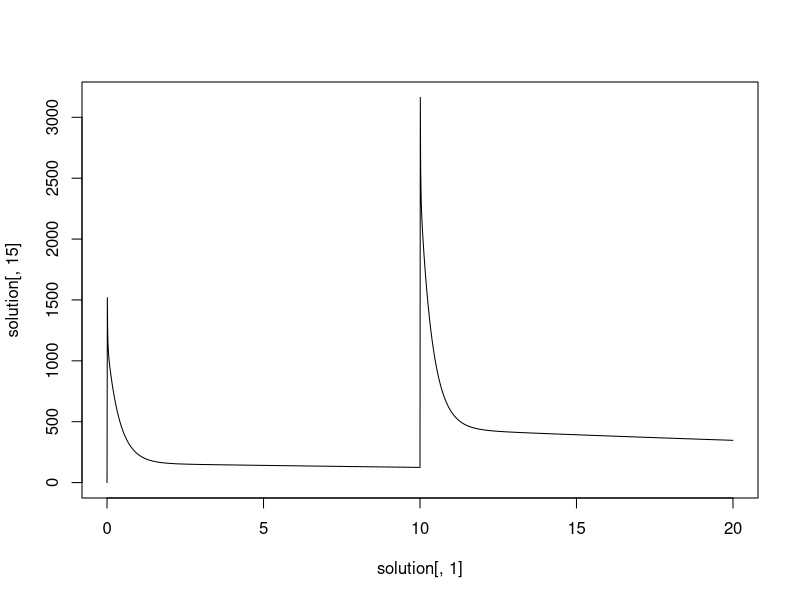

Reproduce this figure in R.
library(deSolve)  

##############
# User input #
##############

weight <- 70 #in kg
gender <- 0 #0 for male | 1 for female
dose <- c(10,20)  # in mg
times <- c(0,10) #infusion time in hours
compartment <-  "Ven"

user_input <-list("weight"=weight ,"gender" = gender, "dose" = dose, "times" = times, 
                  "compartment" = compartment)
predicted.feats <- c("Mu", "Ad", "Go", "Sk", "Ht", "Br", "Ki", "Re", "St", "Spl", "Lu", "Li", "Art", "Ven")

##########################################
# Function for creating parameter vector #
##########################################

create.params <- function(input){
  with( as.list(input),{
    
    k1<-c(9.61e-02,-4.88e-06,3.05e-10,-3.62e-15,1.22e-20,0,0.17)
    k2<-c(3.95e-02,1.59e-05,-6.99e-10,1.09e-14,-5.26e-20,0,0.05)
    k3<-c(1.67e-04,6.2e-10,-6.54e-13,2.48e-17,-2.85e-22,1.03e-27,0.001)
    k4<-c(1.07e-01,-3.26e-06,6.11e-11,-5.43e-16,1.83e-21,0,0.05)
    k5<-c(8.53e-03,-4.07e-07,1.4e-11,-1.9e-16,1.05e-21,-1.94e-27,0.04)
    k6<-c(1.19e-01,-3.51e-06,4.28e-11,-1.82e-16,0,0,0.12)
    k7<-c(7.31e-03,-8.29e-08,5.71e-13,0,0,0,0.19)
    k8<-rep(0,6)
    k9<-c(1.88e-03,8.76e-08,-2.52e-12,1.86e-17,0,0,0.01)
    k10<-c(1.74e-02,-5.3e-07,1.18e-11,-6.74e-17,0,0,0.14)
    k11<-c(1.67e-02,-9.96e-08,-1.09e-13,1.13e-17,0,0,1)
    k12<-c(3.49e-02,-3.23e-07,2.13e-12,0,0,0,0.065)
    k13<-c(3.66e-02,-3.44e-07,5.00e-12, -2.59e-17,0.0,0.0)
    k14<-c(5.49e-02,-5.15e-07, 7.50e-12,-3.87e-17,0.0,0.0)
    
    k1_W<-c(1.17e-01,-3.59e-06,3.19e-10,-3.55e-15,-7.58e-22,0.0)
    k2_W<-c(5.91e-02,1.20e-05,-5.80e-10,1.12e-14,-6.36e-20,0.0)
    k3_W<-c(1.94e-04,-8.32e-09,3.15e-13,0.0,0.0,0.0)
    k4_W<-c(9.54e-02,-1.7e-06,-1.64e-13,2.64e-16,-1.49e-21,0.0)
    k5_W<-c(5.72e-03,-1.02e-07,2.53e-12,-2.71e-17,9.29e-23,0.0)
    k6_W<-c(1.12e-01,-3.33e-06,4.04e-11,-1.70e-16,0.0,0.0)
    k7_W<-c(8.04e-03,-1.38e-07,2.19e-12,-1.34e-17,0.0,0.0)
    k8_W<-rep(0,6)
    k9_W<-c(1.88e-03,8.76e-08,-2.52e-12,1.86e-17,0.0,0.0)
    k10_W<-c(1.89e-02,-6.62e-07,1.56e-11,-9.87e-17,0.0,0.0)
    k11_W<-c(1.74e-02,-7.14e-08,-6.78e-14,0.0,0.0,0.0)
    k12_W<-c(3.59e-02,-4.76e-07,8.50e-12,-5.45e-17,0.0,0.0)
    k13_W<-c(3.66e-02,-3.44e-07,5.00e-12, -2.59e-17,0.0,0.0)
    k14_W<-c(5.49e-02,-5.15e-07, 7.50e-12,-3.87e-17,0.0,0.0)
    
    #density<-c(1.041,0.916,1,1,1.03,1.035,1.05,1,1.05,1.042,1.05,1,1,1)#in kg/L
    density <- rep(1,14)
    flow_frac<-c(0.17,0.05,0.001,0.05,0.04,0.12,0.19,0,0.01,0.14,1,0.065)
    
    const<-list(k1,k2,k3,k4,k5,k6,k7,k8,k9,k10,k11,k12,k13,k14)
    const_W<-list(k1_W,k2_W,k3_W,k4_W,k5_W,k6_W,k7_W,k8_W,k9_W,k10_W,k11_W,k12_W,k13_W,k14_W)
    vol<-rep(0,14)
    flow<-rep(0,12)
    w <- weight
    TF<-(187*(w)^0.81)*60/1000 #Total flow
    
    if (gender==0){
      if (w>75){
        w<-75*1000
      }else{
        w<-w*1000
      }
      co<-const
      for (i in 1:14){
        vol[i]<-(co[[i]][1]+co[[i]][2]*w+co[[i]][3]*w^2+co[[i]][4]*w^3+co[[i]][5]*w^4+co[[i]][6]*w^5)
        vol[i]<-vol[i]*weight/density[i]
      }
    }else if (gender==1){
      if (w>65){
        w<-65*1000
      }else{
        w<-w*1000
      }
      co<-const_W
      for (i in 1:14){
        vol[i]<-(co[[i]][1]+co[[i]][2]*w+co[[i]][3]*w^2+co[[i]][4]*w^3+co[[i]][5]*w^4+co[[i]][6]*w^5)
        vol[i]<-vol[i]*weight/density[i]
      }
    }
    for (i in 1:12){
      flow[i]<-TF*flow_frac[i]
    }
    flow[8]<-TF-sum(flow)+TF
    vol[8]<-weight-sum(vol)
    combine<-c(flow,vol)
    
    return( list("Q_MU" = combine[1], "Q_AD" = combine[2], "Q_TE" = combine[3], "Q_SK" = combine[4],
                 "Q_HT" = combine[5],"Q_BR" = combine[6], "Q_KI" = combine[7],  "Q_RE" = combine[8], 
                 "Q_ST" = combine[9], "Q_SPL" = combine[10], "Q_LU" = combine[11], "Q_LI"=combine[12], 
                 "Q_ART" = combine[11], "Q_VEN" = combine[11], "V_MU" = combine[13], "V_AD" = combine[14], 
                 "V_TE" = combine[15], "V_SK" = combine[16], "V_HT" = combine[17],"V_BR" = combine[18], 
                 "V_KI" = combine[19], "V_RE"=combine[20], "V_ST"=combine[21],"V_SPL"=combine[22],
                 "V_LU"=combine[23], "V_LI"=combine[24], "V_ART"=combine[25], "V_VEN"=combine[26], 
                 "dose" = dose*1e06, "weight" = weight, "gender" = gender, "times" = times,
                 "compartment" = compartment))
  })
}

### store them once
params <- create.params(user_input)


#################################################
# Function for creating initial values for ODEs #
#################################################

create.inits <- function(parameters){
  with( as.list(parameters),{
    Mu <- 0; Ad <- 0; Go <- 0; Sk <- 0; Ht <- 0; Br <- 0; Ki <- 0; Re <- 0; St <- 0; Spl <- 0; Lu <- 0; 
    Li <- 0; Art <- 0; Ven <- 0; 
    
    return(c("Mu" = Mu, "Ad" =  Ad,  "Go" = Go, "Sk" = Sk, "Ht" = Ht, "Br" = Br, "Ki" = Ki, "Re" = Re,
             "St" = St, "Spl" =Spl, "Lu" = Lu, "Li" = Li, "Art" = Art, "Ven" = Ven))
  }) 
}
##store the values
inits <- create.inits(params)

#################################################
# Function for creating events #
#################################################

create.events<- function(parameters){
  with( as.list(parameters),{
    
    ldose <- length(dose)
    ltimes <- length(times)
    addition <- dose/(V_VEN*1000)
    
    if (ltimes != ldose){
        stop("The times when the drug is injected should be equal in number to the doses")
    }else{
        events <- list(data = rbind(data.frame(var = c(compartment),  time = times, 
                                             value = addition, method = c("add")) ))
    }
    
    
    return(events)
  }) 
}

events <- create.events(params)

###################
# Custom function #
###################

custom.func <- function(x){
  if (x == 1){
    y = 64.5
  } else{
    y=100
  }
  return(y)
}
#################
# ODEs system   #
#################

ode.func <- function(time, Initial.values, Parameters, custom.func){
  with( as.list(c(Initial.values, Parameters)),{
    
    Kp_init <- c(0.56, 3.34, 0.76, 0.46, 0.86, 0.32, 0.73, 0.5, 0.75, 0.53, 0.71, 1.35) 
    a <- 0.12 # scaling factor
    Kp <- Kp_init * a # updated Kp vector
    Kp[2] <- 3.32 # Kp of adipose compartment
    
    KP_MU <- Kp[1]
    KP_AD <- Kp[2]
    KP_TE <- Kp[3]
    KP_SK <- Kp[4]
    KP_HT <- Kp[5]
    KP_BR <- Kp[6]
    KP_KI <- Kp[7]
    KP_RE <- Kp[8]
    KP_ST <- Kp[9]
    KP_SPL <- Kp[10]
    KP_LU <- Kp[11]
    KP_LI <- Kp[12]
    CL <- custom.func(1)
    Q_HA <-Q_LI
    Q_HP <-Q_ST + Q_SPL
    Q_H <- Q_HA+Q_HP
    f_UB <- 0.015/0.65 
    
    dMu <- (-Q_MU*Mu/(KP_MU*V_MU))+(Q_MU*Art/V_MU)
    dAd <- (-Q_AD*Ad/(KP_AD*V_AD))+(Q_AD*Art/V_AD)
    dGo <- (-Q_TE*Go/(KP_TE*V_TE))+(Q_TE*Art/V_TE)
    dSk <- (-Q_SK*Sk/(KP_SK*V_SK))+(Q_SK*Art/V_SK)
    dHt <- (-Q_HT*Ht/(KP_HT*V_HT))+(Q_HT*Art/V_HT)
    dBr <- (-Q_BR*Br/(KP_BR*V_BR))+(Q_BR*Art/V_BR)
    dKi <- (-Q_KI*Ki/(KP_KI*V_KI))+(Q_KI*Art/V_KI)
    dRe <- (-Q_RE*Re/(KP_RE*V_RE))+(Q_RE*Art/V_RE)
    dSt <- (-Q_ST*St/(KP_ST*V_ST))+(Q_ST*Art/V_ST)
    dSpl <- (-Q_SPL*Spl/(KP_SPL*V_SPL))+(Q_SPL*Art/V_SPL)
    dLu <- (-Q_LU*Lu/(KP_LU*V_LU))+(Q_VEN*Ven/V_LU)
    dLi <- (Q_HA*Art/V_LI)+(Q_ST*St/(KP_ST*V_LI))+(Q_SPL*Spl/(KP_SPL*V_LI))-(((Q_H+CL*f_UB)/(KP_LI*V_LI))*Li)
    dArt <- (-Q_ART*Art/V_ART)+(Q_LU*Lu/(V_ART*KP_LU))
    dVen <- (-Q_LU*Ven/V_VEN)+(Q_H*Li/(KP_LI*V_VEN))+(Q_KI*Ki/(KP_KI*V_VEN))+
      (Q_MU*Mu/(KP_MU*V_VEN))+(Q_AD*Ad/(KP_AD*V_VEN))+(Q_SK*Sk/(KP_SK*V_VEN))+
      (Q_TE*Go/(KP_TE*V_VEN))+(Q_HT*Ht/(KP_HT*V_VEN))+(Q_BR*Br/(KP_BR*V_VEN))+
      (Q_RE*Re/(KP_RE*V_VEN))
    
    
    
    list(c(dMu= dMu, dAd = dAd, dGo = dGo, dSk = dSk, dHt = dHt, dBr = dBr, dKi = dKi, dRe = dRe, dSt = dSt,
           dSpl = dSpl, dLu = dLu, dLi = dLi, dArt = dArt, dVen = dVen))       
  }) }

##############################################

#sample_time <- c(0, 5/60, 0.25, 0.5, 0.75, 1, 1.5, 2, 3, 4, 6, 8, 10, 12, 24, 36, 48, 72, 100) # in hours
sample_time <- seq(0,20, by=0.01)
f <- function(...){
  expr <-list(...)
  solution <- do.call(ode,c(list(times = sample_time,  func = ode.func, y = inits, parms = params, 
                                 custom.func = custom.func, method="lsodes",  events = events), expr))
  return(solution)
}
f()
solution <- f()

plot(solution[,1],solution[,15], type = "l")
#deploy.pbpk(user_input, predicted.feats, create.params, create.inits, create.events,custom.func, ode.func, 
 #           method = "lsodes", rtol = 1e-06)
